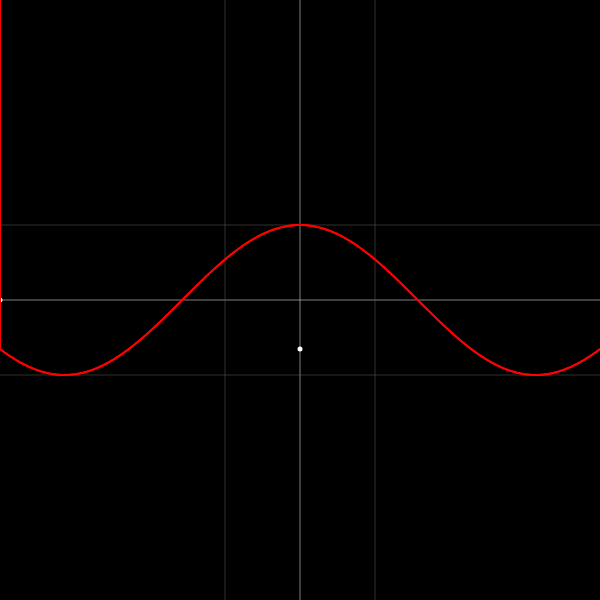
Frame 1 (no input)
Frame 60 (no input): identical to frame 1, image omitted
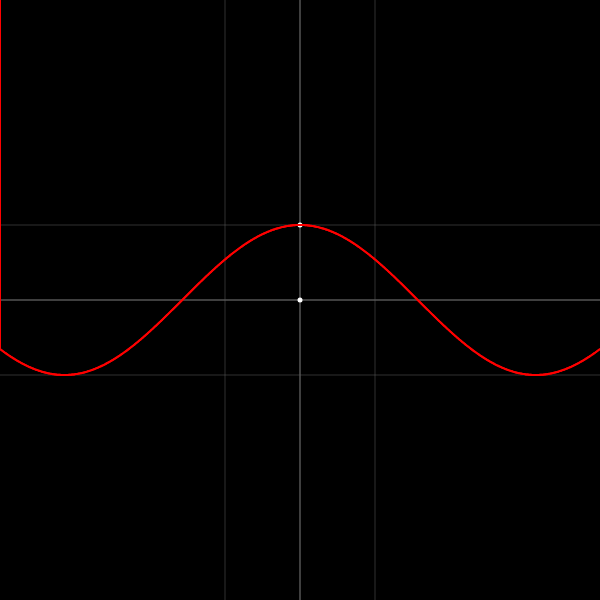
Frame 120 (the mouse pressed at the canvas centre since frame 60)

The p5.js sketch that drew these frames (run headless with seeded random() and noise() and a simulated clock; from frame 60 on, the mouse is pressed at the canvas centre):

// p5.js sketch
// ── sketch.js
let zoom = 4;
let bx;
let step;
let f = fun;
let g = undefined;
let h = undefined;


function setup() {
  createCanvas(600,600);
  
  //frameRate(1);
}

function draw() {
  bx = zoom;
  step = 2 * bx / width;

  background(0);

  strokeWeight(0.5);
  stroke(255);
  line(0, height/2, width, height/2);
  line(width/2, 0, width/2, height);

  stroke(96);
  line(0, ysnap(1), width, ysnap(1));
  line(xsnap(1), 0, xsnap(1), height);
  line(0, ysnap(-1), width, ysnap(-1));
  line(xsnap(-1), 0, xsnap(-1), height);


  noStroke();
  fill(255);
  ellipse(mouseX, height/2, 5);
  ellipse(width/2, ysnap(f(map(mouseX,0,height,-bx,bx))), 5);


  
  strokeWeight(2);
  stroke(255,0,0);
  drawfun(f);

  stroke(0,0,255);
  drawfun(g);

  stroke(0,255,0);
  drawfun(h);
}


function drawfun(f){
  if (f == undefined) return;

  let lx = 0;
  let ly = 0;

  for(let x = -bx; x < bx; x+=step){
    let y = f(x);
    
    const xx = xsnap(x);
    const yy = ysnap(y);

    line(lx, ly, xx, yy);

    lx = xx;
    ly = yy;
  }
}


function fun(x){
  return cos(x);
}

function xsnap(x){
  return map(x,-bx,bx,0,width);
}

function ysnap(y){
  return map(y,bx,-bx,0,height);
}

function rectfun(m, b){
  const y0 = m * -100 + b;
  const y1 = m *  100 + b;


}
